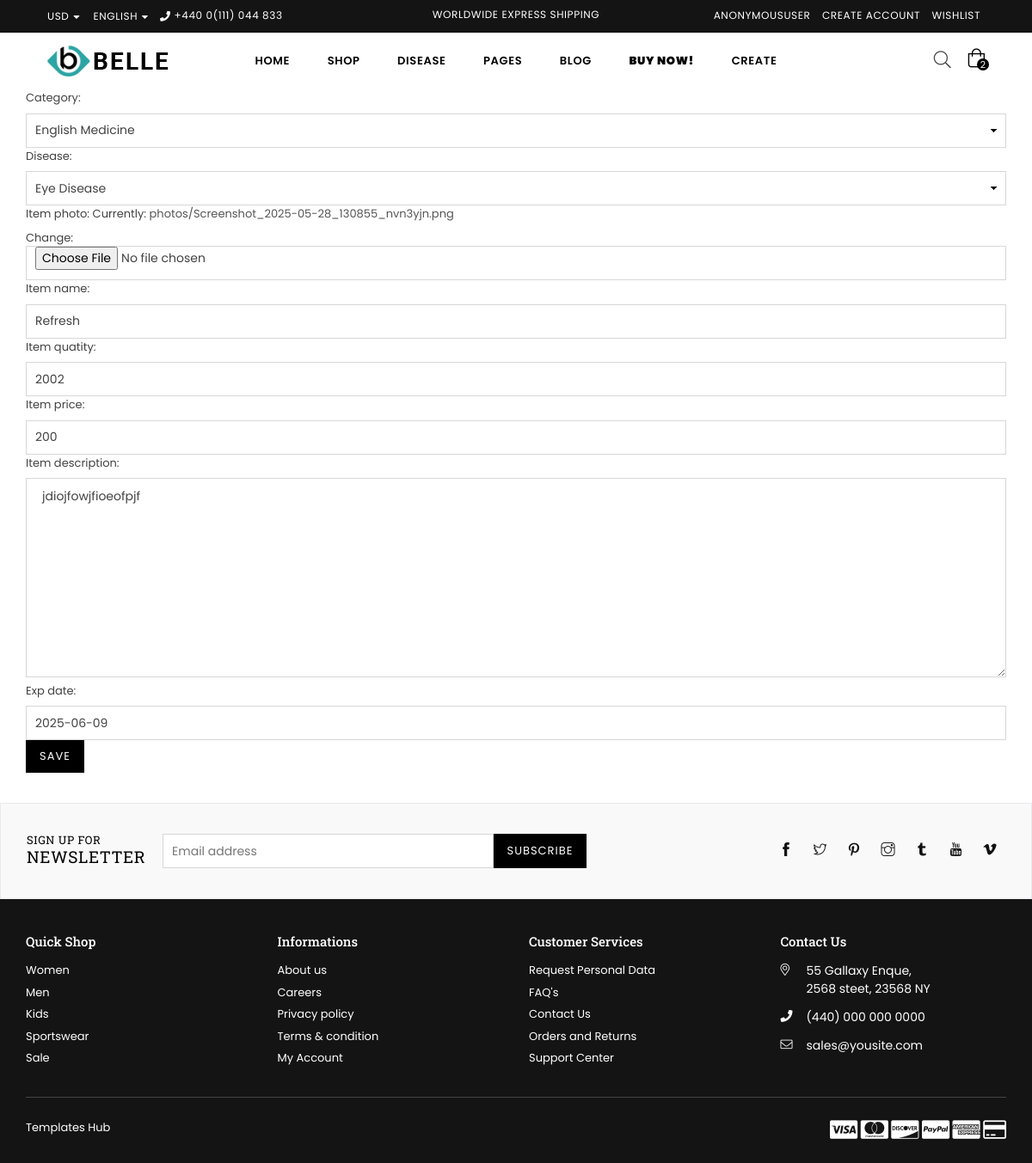
The app's page /medicineupdateview/1/ with its own data.
### ourapp/models.py (models this page shows, shortened)
class Item(models.Model):
    category = models.ForeignKey(Category, on_delete= models.CASCADE)
    disease = models.ForeignKey(Disease, on_delete= models.CASCADE)
    item_photo = models.ImageField(upload_to='photos')
    item_name = models.CharField(max_length=255)
    item_quatity =models.PositiveIntegerField()
    item_price = models.PositiveIntegerField()
    item_description = models.TextField()
    exp_date = models.DateField()

### ourapp/views.py (the view)
# urls.py: path('medicineupdateview/<int:id>/', med_updateview, name= 'med_updateview'),
def med_updateview(request,id):
    edit_data = Item.objects.get(id=id)
    form = MedicineModelForm(instance=edit_data)
    if request.method == 'POST':
        form = MedicineModelForm(request.POST, instance=edit_data)
        if form.is_valid():
            form.save()
        return redirect('/medicineview//')
    context = {'form': form}
    return render  (request,'addproduct.html',context)

### ourapp/form.py
class MedicineModelForm(forms.ModelForm):
    class Meta:
        model = Item
        fields = ['category','disease','item_photo', 'item_name', 'item_quatity','item_price','item_description','exp_date']

### ourapp/models.py (called while the page is built)
    def __str__(self):
            return self.category_name

    def __str__(self):
        return self.disease_name

### templates/addproduct.html (shortened to what this page needs)
{% extends 'base.html' %}
{% load static %}
{% block content %}
<div class="container">
    <form action="" method="post" enctype="multipart/form-data">
            {{form}}
            <button type="submit" class="btn btn-success">Save</button>
    </form>
</div>
{% endblock content %}

### records on screen
Item: category "English Medicine", disease "Eye Disease", item_name "Refresh", item_quatity "2002", item_price "200", item_description "jdiojfowjfioeofpjf", exp_date "2025-06-09"

### other values on screen
{{ request.user }} "ANONYMOUSUSER"
